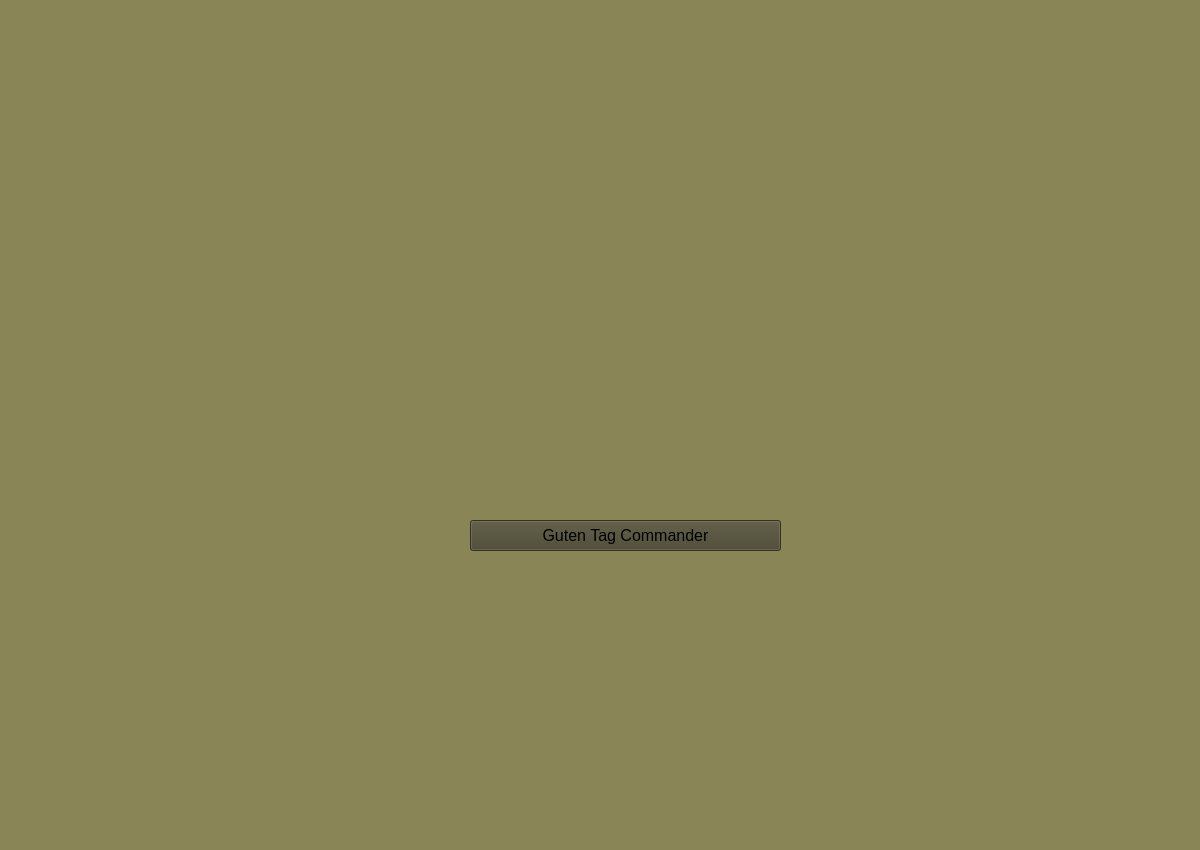
<?xml version="1.0" encoding="UTF-8"?>
<ui version="4.0">
 <class>MainWindow</class>
 <widget class="QMainWindow" name="MainWindow">
  <property name="geometry">
   <rect>
    <x>0</x>
    <y>0</y>
    <width>1200</width>
    <height>850</height>
   </rect>
  </property>
  <property name="sizePolicy">
   <sizepolicy hsizetype="Fixed" vsizetype="Fixed">
    <horstretch>0</horstretch>
    <verstretch>0</verstretch>
   </sizepolicy>
  </property>
  <property name="windowTitle">
   <string>eTanks Group F</string>
  </property>
  <widget class="QWidget" name="centralwidget">
   <property name="styleSheet">
    <string notr="true">background: #8A8557;
background-image: url(C:/Users/DirkS/IdeaProjects/paf-gruppe-f_eTanks_HOT/client_jfx/src/main/resources/img/images/menuBackground/eTanksTitle.png);</string>
   </property>
   <widget class="QPushButton" name="enterGameBtn">
    <property name="geometry">
     <rect>
      <x>470</x>
      <y>520</y>
      <width>311</width>
      <height>31</height>
     </rect>
    </property>
    <property name="sizePolicy">
     <sizepolicy hsizetype="Fixed" vsizetype="Fixed">
      <horstretch>0</horstretch>
      <verstretch>0</verstretch>
     </sizepolicy>
    </property>
    <property name="font">
     <font>
      <pointsize>12</pointsize>
     </font>
    </property>
    <property name="styleSheet">
     <string notr="true">background-color: #47452E;
text-fill:#111111;
border-color: #111111;
border-width: 2;
pref-width:200;
pref-height: 30;</string>
    </property>
    <property name="text">
     <string>Guten Tag Commander</string>
    </property>
    <property name="autoDefault">
     <bool>false</bool>
    </property>
   </widget>
  </widget>
 </widget>
 <resources/>
 <connections/>
</ui>
